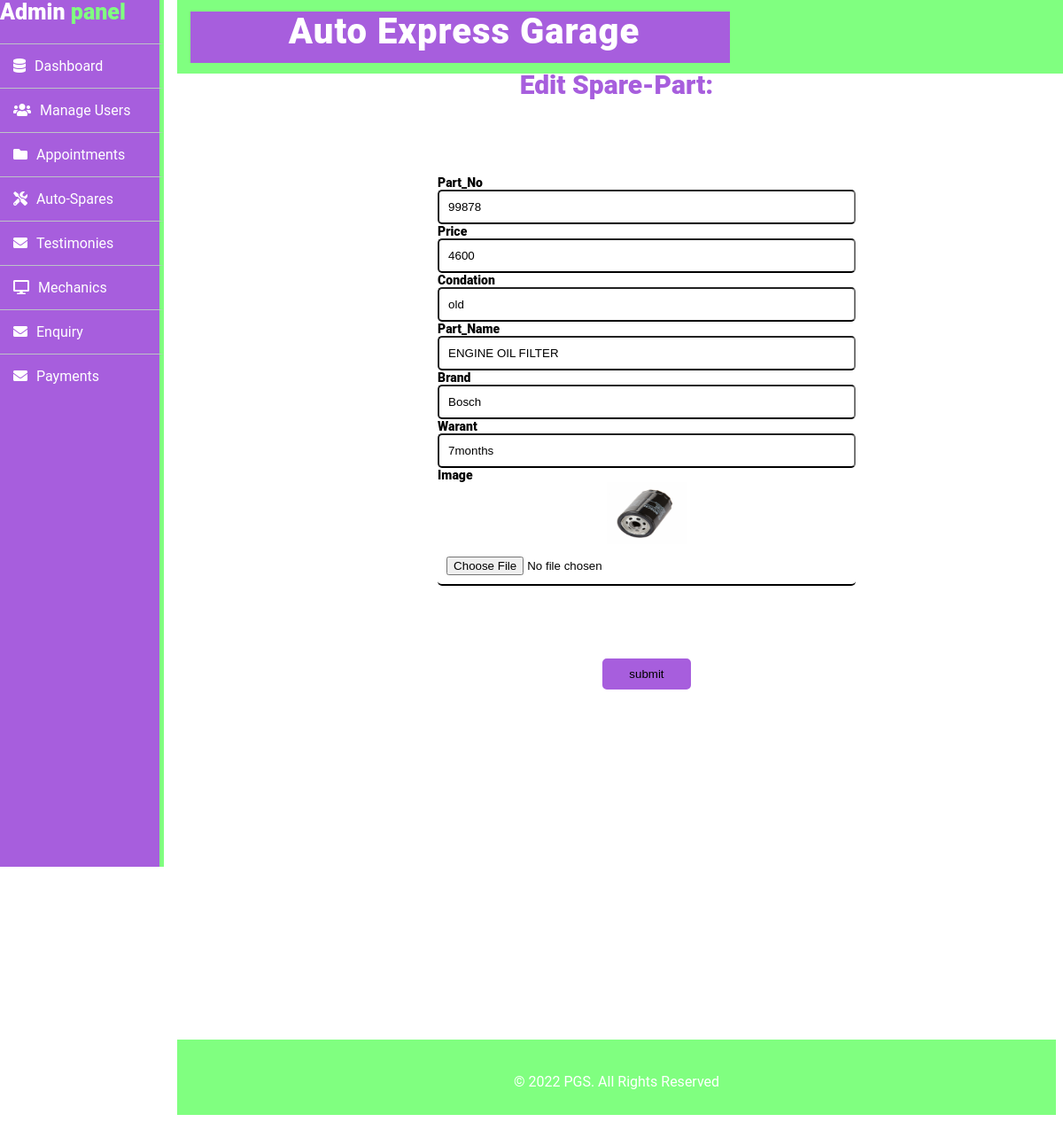
The page /admin/update-spare.php?sp_id=1 on the database its author committed.
### tables this page shows
CREATE TABLE IF NOT EXISTS `tbl_autospare` (
  `sp_id` int(11) NOT NULL AUTO_INCREMENT,
  `partno` int(10) DEFAULT NULL,
  `price` int(10) DEFAULT NULL,
  `kondation` varchar(250) DEFAULT NULL,
  `name` varchar(250) DEFAULT NULL,
  `brand` varchar(250) DEFAULT NULL,
  `warranty` varchar(250) DEFAULT NULL,
  `image` varchar(250) DEFAULT NULL,
  PRIMARY KEY (`sp_id`)
);

### admin/update-spare.php (the view, shortened to what this page needs)
<!DOCTYPE html>
<html>
<head>
  <link rel="stylesheet" href="assets/css/style.css">
  <link rel="stylesheet" type="text/css" href="style1.css">
  <link rel="stylesheet" href="fonts/css/all.css">
</head>
<body>
	<?php include('includes/sidebar.php'); ?>
	<?php include('includes/header.php'); ?>
<div class="sidebar-links">
	<h2> Edit Spare-Part:</h2>
<div class="add-spare">
  <form class="form5" method="POST" enctype="multipart/form-data">
      <?php
$sp_id=$_GET['sp_id'];
$sql="SELECT * From tbl_autospare WHERE sp_id=:sp_id";
$query = $db -> prepare($sql);
$query->bindParam(':sp_id',$sp_id,PDO::PARAM_STR);
$query->execute();
$results=$query->fetchAll(PDO::FETCH_OBJ);
$cnt=1;
if($query->rowCount() > 0)
{
foreach($results as $result)
{               ?>
    <div class="controls">
    <label>Part_No</label>
    <input type="text" name="partno" value="<?php echo htmlentities($result->partno);?>">
    </div>
    <div class="controls">
    <label>Price</label>
    <input type="text" name="price" value="<?php echo htmlentities($result->price);?>">
    </div>
    <div class="controls">
    <label>Condation</label>
    <input type="text" name="kondation" value="<?php echo htmlentities($result->kondation);?>">
    </div>
    <div class="controls">
    <label>Part_Name</label>
    <input type="text" name="name" value="<?php echo htmlentities($result->name);?>">
    </div>
    <div class="controls">
    <label>Brand</label>
    <input type="text" name="brand" value="<?php echo htmlentities($result->brand);?>">
    </div>
    <div class="controls">
    <label>Warant</label>
    <input type="text" name="warranty" value="<?php echo htmlentities($result->warranty);?>">
    </div>
    <div class="controls">
    <label>Image</label>
    <img src = "uploads/<?php echo htmlentities($result->image);?>"height = "70" width = "90"/>
    <input type="file" name="file" value="uploads/<?php echo htmlentities($result->image);?>">
    </div>
<br/><br/><br/>
    <button type="submit" name="submit">submit</button>
<?php $cnt=$cnt+1;}} ?>
  </form>
</div>
</div>
<?php include('includes/footer.php');?>
</body>
</html>

### admin/assets/css/style.css (style rules this page uses)
body { font-family: 'Roboto', sans-serif; background: rgb(255,255,255); background-position: center; }
* { margin-left:0; padding: 0; }
.sidebar-links { margin-left: 200px; text-align: center; padding: 5px 5px 5px 5px; }
.sidebar-links h2 { color: rgb(167,94,221,1); font-weight: 900; font-size: 30px; margin-left: 0%; padding-top: 40px; text-align: center; }
.add-spare { margin-left: 5%; padding: 40px; }
form { padding: 40px; }

### admin/style1.css (style rules this page uses)
body { font-family: 'Roboto', sans-serif; background: rgb(255,255,255); background-position: center; }
* { margin-left:0; padding: 0; }
.sidebar-links .form5 { width: 60%; height:700px; border-radius:8px; padding:20px 20px; box-sizing:border-box; margin-left: 180px; }
.sidebar-links .form5 input,select,option { width:100%; padding:10px; box-sizing:border-box; transition:all .3s; border-bottom:2px solid black; border-radius: 5px; }
.sidebar-links .form5 label { margin-right: 950px; font-size:14px; font-weight: 900; display: flex; }
.sidebar-links .form5 button { padding:8px 12px; margin-top: 25px; background: rgb(167,94,221,1); border:2px solid rgb(167,94,221,1);; width: 100px; cursor:pointer; transition:all .3s; border-radius: 5px; }

### rows shown on the page
tbl_autospare: partno "99878", price "4600", kondation "old", name "ENGINE OIL FILTER", brand "Bosch", warranty "7months", image (picture)
